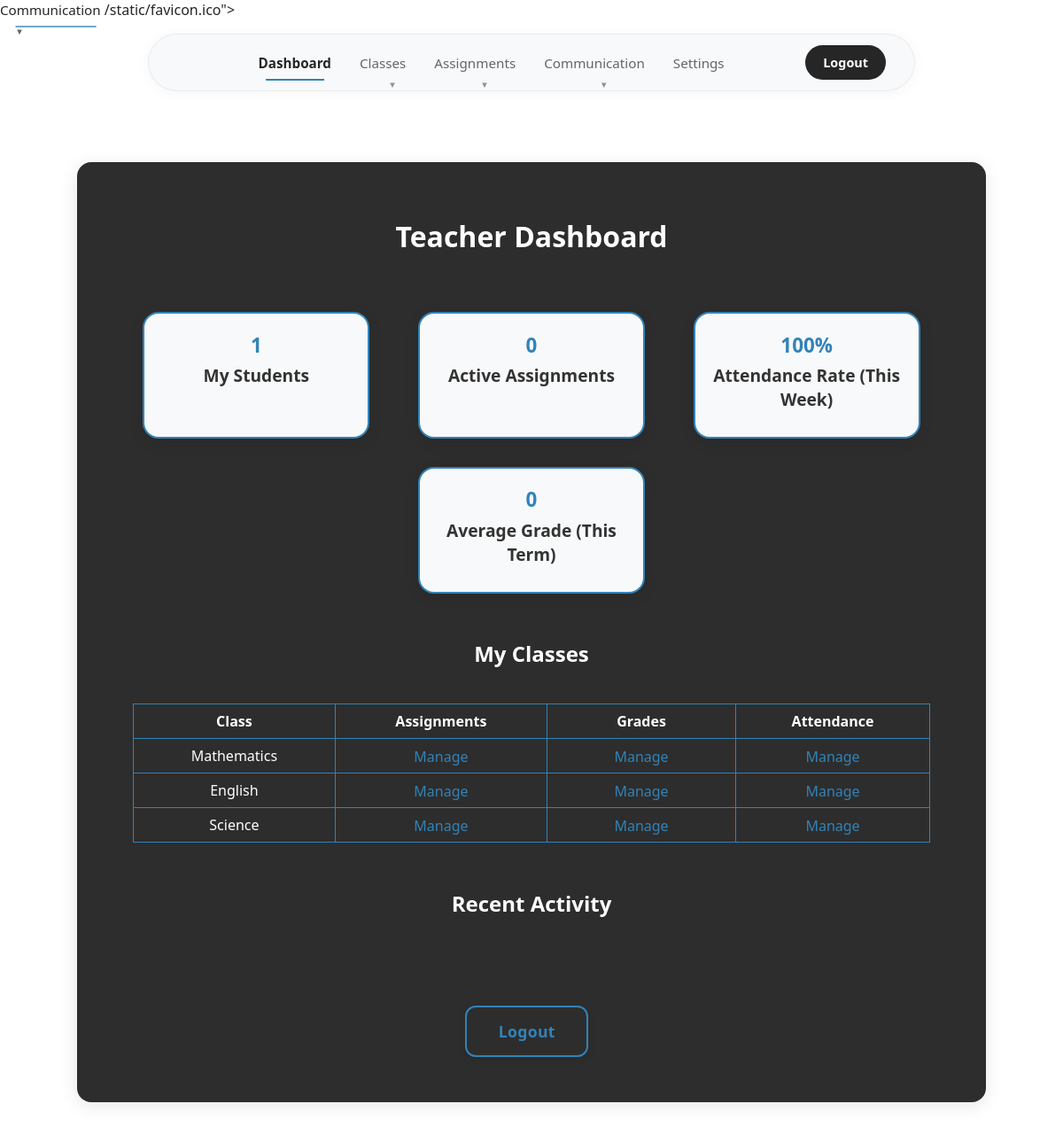
Screenshot of /teacher_dashboard (signed in) with the database file from the repository.
### tables this page shows
CREATE TABLE subjects (
    id INTEGER PRIMARY KEY,
    name TEXT,
    teacher_id INTEGER REFERENCES users(id),
    teacher_name TEXT
);

### app.py (the view)
@app.route('/teacher_dashboard')
def teacher_dashboard():
    if not is_teacher():
        return redirect(url_for('login'))
    user_id = session['user_id']
    conn = get_db()
    cur = conn.cursor()
    cur.execute('''SELECT DISTINCT subjects.id, subjects.name
                   FROM subjects
                   LEFT JOIN assignments ON subjects.id = assignments.subject_id
                   WHERE assignments.user_id=? OR subjects.teacher_id=?''', (user_id, user_id))
    my_classes = cur.fetchall()
    cur.execute('''SELECT COUNT(DISTINCT enrollments.user_id) as student_count
                   FROM enrollments
                   JOIN subjects ON enrollments.subject_id = subjects.id
                   WHERE subjects.teacher_id = ?''', (user_id,))
    students_count = cur.fetchone()['student_count'] or 0
    cur.execute('''SELECT COUNT(*) as active_assignments
                   FROM assignments
                   JOIN subjects ON assignments.subject_id = subjects.id
                   WHERE subjects.teacher_id = ? AND (grade IS NULL OR grade = 0)''', (user_id,))
    active_assignments = cur.fetchone()['active_assignments'] or 0
    cur.execute('''CREATE TABLE IF NOT EXISTS attendance (
                        id INTEGER PRIMARY KEY,
                        user_id INTEGER,
                        subject_id INTEGER,
                        date TEXT,
                        present INTEGER
                   )''')
    conn.commit()
    cur.execute('''SELECT AVG(CAST(present AS FLOAT))*100 as attendance_rate
                   FROM attendance
                   WHERE subject_id IN (SELECT id FROM subjects WHERE teacher_id = ?)
                   AND date >= date('now', '-7 days')''', (user_id,))
    row = cur.fetchone()
    attendance_rate = round(row['attendance_rate'] if row['attendance_rate'] is not None else 100, 1)
    cur.execute('''SELECT AVG(CAST(assignments.grade AS FLOAT)) as avg_grade
                   FROM assignments
                   JOIN subjects ON assignments.subject_id = subjects.id
                   WHERE subjects.teacher_id = ? AND assignments.grade > 0''', (user_id,))
    average_grade = round(cur.fetchone()['avg_grade'] or 0, 1)
    cur.execute('''SELECT assignments.name, subjects.name as subject_name
                   FROM assignments
                   JOIN subjects ON assignments.subject_id = subjects.id
                   WHERE assignments.user_id=?
                   ORDER BY assignments.id DESC LIMIT 5''', (user_id,))
    recent_activity = [f"Assignment '{r['name']}' in {r['subject_name']}" for r in cur.fetchall()]
    from parent_portal import parent_portal
    unread_messages = parent_portal.get_unread_message_count(user_id, 'teacher')
    return render_template('teacher_dashboard.html',
                           my_classes=my_classes,
                           students_count=students_count,
                           active_assignments=active_assignments,
                           attendance_rate=attendance_rate,
                           average_grade=average_grade,
                           recent_activity=recent_activity,
                           unread_messages=unread_messages)

### app.py (called while the page is built)
def get_db():
    conn = sqlite3.connect(DATABASE)
    conn.row_factory = sqlite3.Row
    return conn

def is_teacher():
    return session.get('role') == 'teacher'

### parent_portal.py (called while the page is built)
    def get_unread_message_count(self, user_id: int, user_role: str) -> int:
        conn = sqlite3.connect(self.database)
        cur = conn.cursor()
        if user_role == 'teacher':
            cur.execute("""
                SELECT COUNT(*) FROM parent_teacher_messages
                WHERE teacher_id = ? AND sender_role = 'parent' AND is_read = 0
            """, (user_id,))
        else:  # parent
            cur.execute("""
                SELECT COUNT(*) FROM parent_teacher_messages
                WHERE parent_id = ? AND sender_role = 'teacher' AND is_read = 0
            """, (user_id,))
        count = cur.fetchone()[0]
        conn.close()
        return count

### templates/teacher_dashboard.html (shortened to what this page needs)
<!DOCTYPE html>
<html>
<head>
                    <a href="#" class="nav-link dropdown-trigger">Communication</a>
                </div>/static/favicon.ico">
    <link rel="stylesheet" href="/static/styles.css">
</head>
<body>
        <div class="navbar">
        <div class="navbar-container">
            <div class="navbar-links">
                <a href="/teacher_dashboard" class="nav-link active">Dashboard</a>
                <div class="dropdown">
                    <a href="#" class="nav-link dropdown-trigger">Classes</a>
                </div>
                <div class="dropdown">
                    <a href="#" class="nav-link dropdown-trigger">Assignments</a>
                </div>
                <div class="dropdown">
                    <a href="#" class="nav-link dropdown-trigger">Communication</a>
                </div>
                <a href="/teacher_settings" class="nav-link">Settings</a>
            </div>
            <div class="navbar-actions">
                <a href="/logout" class="nav-btn">Logout</a>
            </div>
        </div>
    </div>
    <div class="main-content">
    <div class="center-wrapper">
        <div class="dashboard-container card-3d">
            <h1>Teacher Dashboard</h1>
            <div class="subject-grid">
                <div class="subject-card">
                    <div class="subject-grade">{{ students_count }}</div>
                    <div class="subject-name">My Students</div>
                </div>
                <div class="subject-card">
                    <div class="subject-grade">{{ active_assignments }}</div>
                    <div class="subject-name">Active Assignments</div>
                </div>
                <div class="subject-card">
                    <div class="subject-grade">{{ attendance_rate }}%</div>
                    <div class="subject-name">Attendance Rate (This Week)</div>
                </div>
                <div class="subject-card">
                    <div class="subject-grade">{{ average_grade|round(2) }}</div>
                    <div class="subject-name">Average Grade (This Term)</div>
                </div>
            </div>
            <h2>My Classes</h2>
            <div class="table-wrapper">
                <table>
                    <thead>
                        <tr>
                            <th>Class</th>
                            <th>Assignments</th>
                            <th>Grades</th>
                            <th>Attendance</th>
                        </tr>
                    </thead>
                    <tbody>
                        {% for cls in my_classes %}
                        <tr>
                            <td>{{ cls['name'] }}</td>
                            <td><a class="link-btn" href="/manage_assignments">Manage</a></td>
                            <td><a class="link-btn" href="/enter_grades">Manage</a></td>
                            <td><a class="link-btn" href="/mark_attendance">Manage</a></td>
                        </tr>
                        {% endfor %}
                    </tbody>
                </table>
            </div>
            <h2>Recent Activity</h2>
            <div class="action-buttons">
                <a class="btn-3d" href="/logout">Logout</a>
            </div>
        </div>
    </div>
    </div>
</body>
</html>

### static/styles.css (style rules this page uses)
body { background: #ffffff; font-family: 'Segoe UI', 'Arial', sans-serif; color: #262626; margin: 0; padding: 0; min-height: 100vh; }
.main-content { padding-top: 2rem; }
.navbar { background: transparent; backdrop-filter: none; -webkit-backdrop-filter: none; box-shadow: none; padding: 1rem 0; position: sticky; top: 0; left: 0; right: 0; z-index: 1000; margin-bottom: 0; border: none; width: 100%; }
.navbar-container { max-width: 800px; margin: 0 auto; display: flex; justify-content: space-between; align-items: center; padding: 0.75rem 2rem; height: auto; background: rgba(248, 249, 250, 0.9); backdrop-filter: blur(10px); -webkit-backdrop-filter: blur(10px); border-radius: 50px; border: 1px solid rgba(0, 0, 0, 0.06); box-shadow: 0 2px 16px rgba(0, 0, 0, 0.04); }
.navbar-actions { display: flex; align-items: center; gap: 1rem; }
.navbar-links { display: flex; gap: 2rem; align-items: center; justify-content: center; flex: 1; margin: 0; }
.nav-link { color: #666666; text-decoration: none; font-weight: 500; padding: 0.5rem 0; border-radius: 0; transition: all 0.2s ease; position: relative; font-size: 0.95rem; white-space: nowrap; border: none; background: transparent; }
.nav-link.active { color: #262626; background: transparent; box-shadow: none; border: none; transform: none; font-weight: 600; }
.nav-btn { background: #262626; color: #ffffff; text-decoration: none; font-weight: 600; padding: 0.625rem 1.25rem; border-radius: 25px; transition: all 0.2s ease; font-size: 0.9rem; white-space: nowrap; border: none; }
.nav-link.active::after { width: 80%; }
.nav-link::after { content: ''; position: absolute; bottom: -2px; left: 50%; width: 0; height: 2px; background: #3283b8; transition: all 0.3s ease; transform: translateX(-50%); }
.dropdown { position: relative; display: inline-block; }
.nav-link.dropdown-trigger::after { content: '▼'; font-size: 0.6rem; margin-left: 0.375rem; opacity: 0.7; transition: transform 0.2s ease; }
.dashboard-container { padding: 2.5em 2em; background: #262626; border-radius: 16px; max-width: 1200px; box-shadow: 0 4px 20px rgba(0, 0, 0, 0.1); width: 90%; margin: 2em auto; display: flex; flex-direction: column; align-items: center; border: 1px solid rgba(0, 0, 0, 0.05); }
.center-wrapper { display: flex; align-items: center; justify-content: center; min-height: 100vh; }
.card-3d { background: #2d2d2d; border-radius: 16px; box-shadow: 0 4px 20px rgba(0, 0, 0, 0.1); width: 80%; border: 1px solid rgba(0, 0, 0, 0.05); }
h1, h2, h3 { color: #ffffff;; text-align: center; margin-bottom: 1em; text-decoration: none; }
.btn-3d { background: #2d2d2d; color: hsl(204, 57%, 46%); border: 2px solid hsl(204, 57%, 46%); border-radius: 12px; padding: 0.85em 2em; font-size: 1.1em; font-weight: 600; box-shadow: 0 2px 10px rgba(0, 0, 0, 0.1); transition: transform 0.12s, box-shadow 0.12s; cursor: pointer; letter-spacing: 0.02em; margin: 0.6em 0.6em 0.6em 0; display: inline-block; text-align: center; text-decoration: none; }
.action-buttons { margin-top: 2em; text-align: center; }
.link-btn { color: hsl(204, 57%, 46%); text-decoration: none; font-weight: 500; padding: 0.3em 0.9em; border-radius: 10px; transition: background 0.2s; }
.table-wrapper { width: 100%; max-width: 900px; overflow-x: auto; margin: 0 auto; }
table { width: 100%; max-width: 900px; border-collapse: collapse; margin: 1em auto 2em; }
th, td { padding: 8px; border: 1px solid #3283b8; text-align: center; text-decoration: none; color:#ffffff; }
.subject-grid { display: flex; flex-wrap: wrap; gap: 2em; justify-content: center; margin: 2em auto; width: 100%; max-width: 900px; }
.subject-card { flex: 0 1 220px; background: #f8f9fa; border: 2px solid hsl(204, 57%, 46%); border-radius: 18px; box-shadow: 0 4px 16px rgba(0, 0, 0, 0.1); padding: 1.2em 1em; text-align: center; cursor: pointer; transition: transform 0.12s, box-shadow 0.12s; text-decoration: none; display: flex; flex-direction: column; align-items: center; margin: 0 auto; }
.subject-grade { font-size: 1.4em; font-weight: bold; color: hsl(204, 57%, 46%); margin-bottom: 0.25em; text-decoration: none; }
.subject-name { font-size: 1.2em; font-weight: 600; margin-bottom: 0.5em; color: #333333; text-decoration: none; }
.dashboard-container { max-width: 1200px; margin: 2em auto; padding: 2.5em 2em; }

### rows the page displays
subjects: name "Mathematics"
subjects: name "English"
subjects: name "Science"

### other values shown
{{ students_count }} "1"
{{ active_assignments }} "0"
{{ attendance_rate }} "100"
{{ average_grade|round(2) }} "0"
